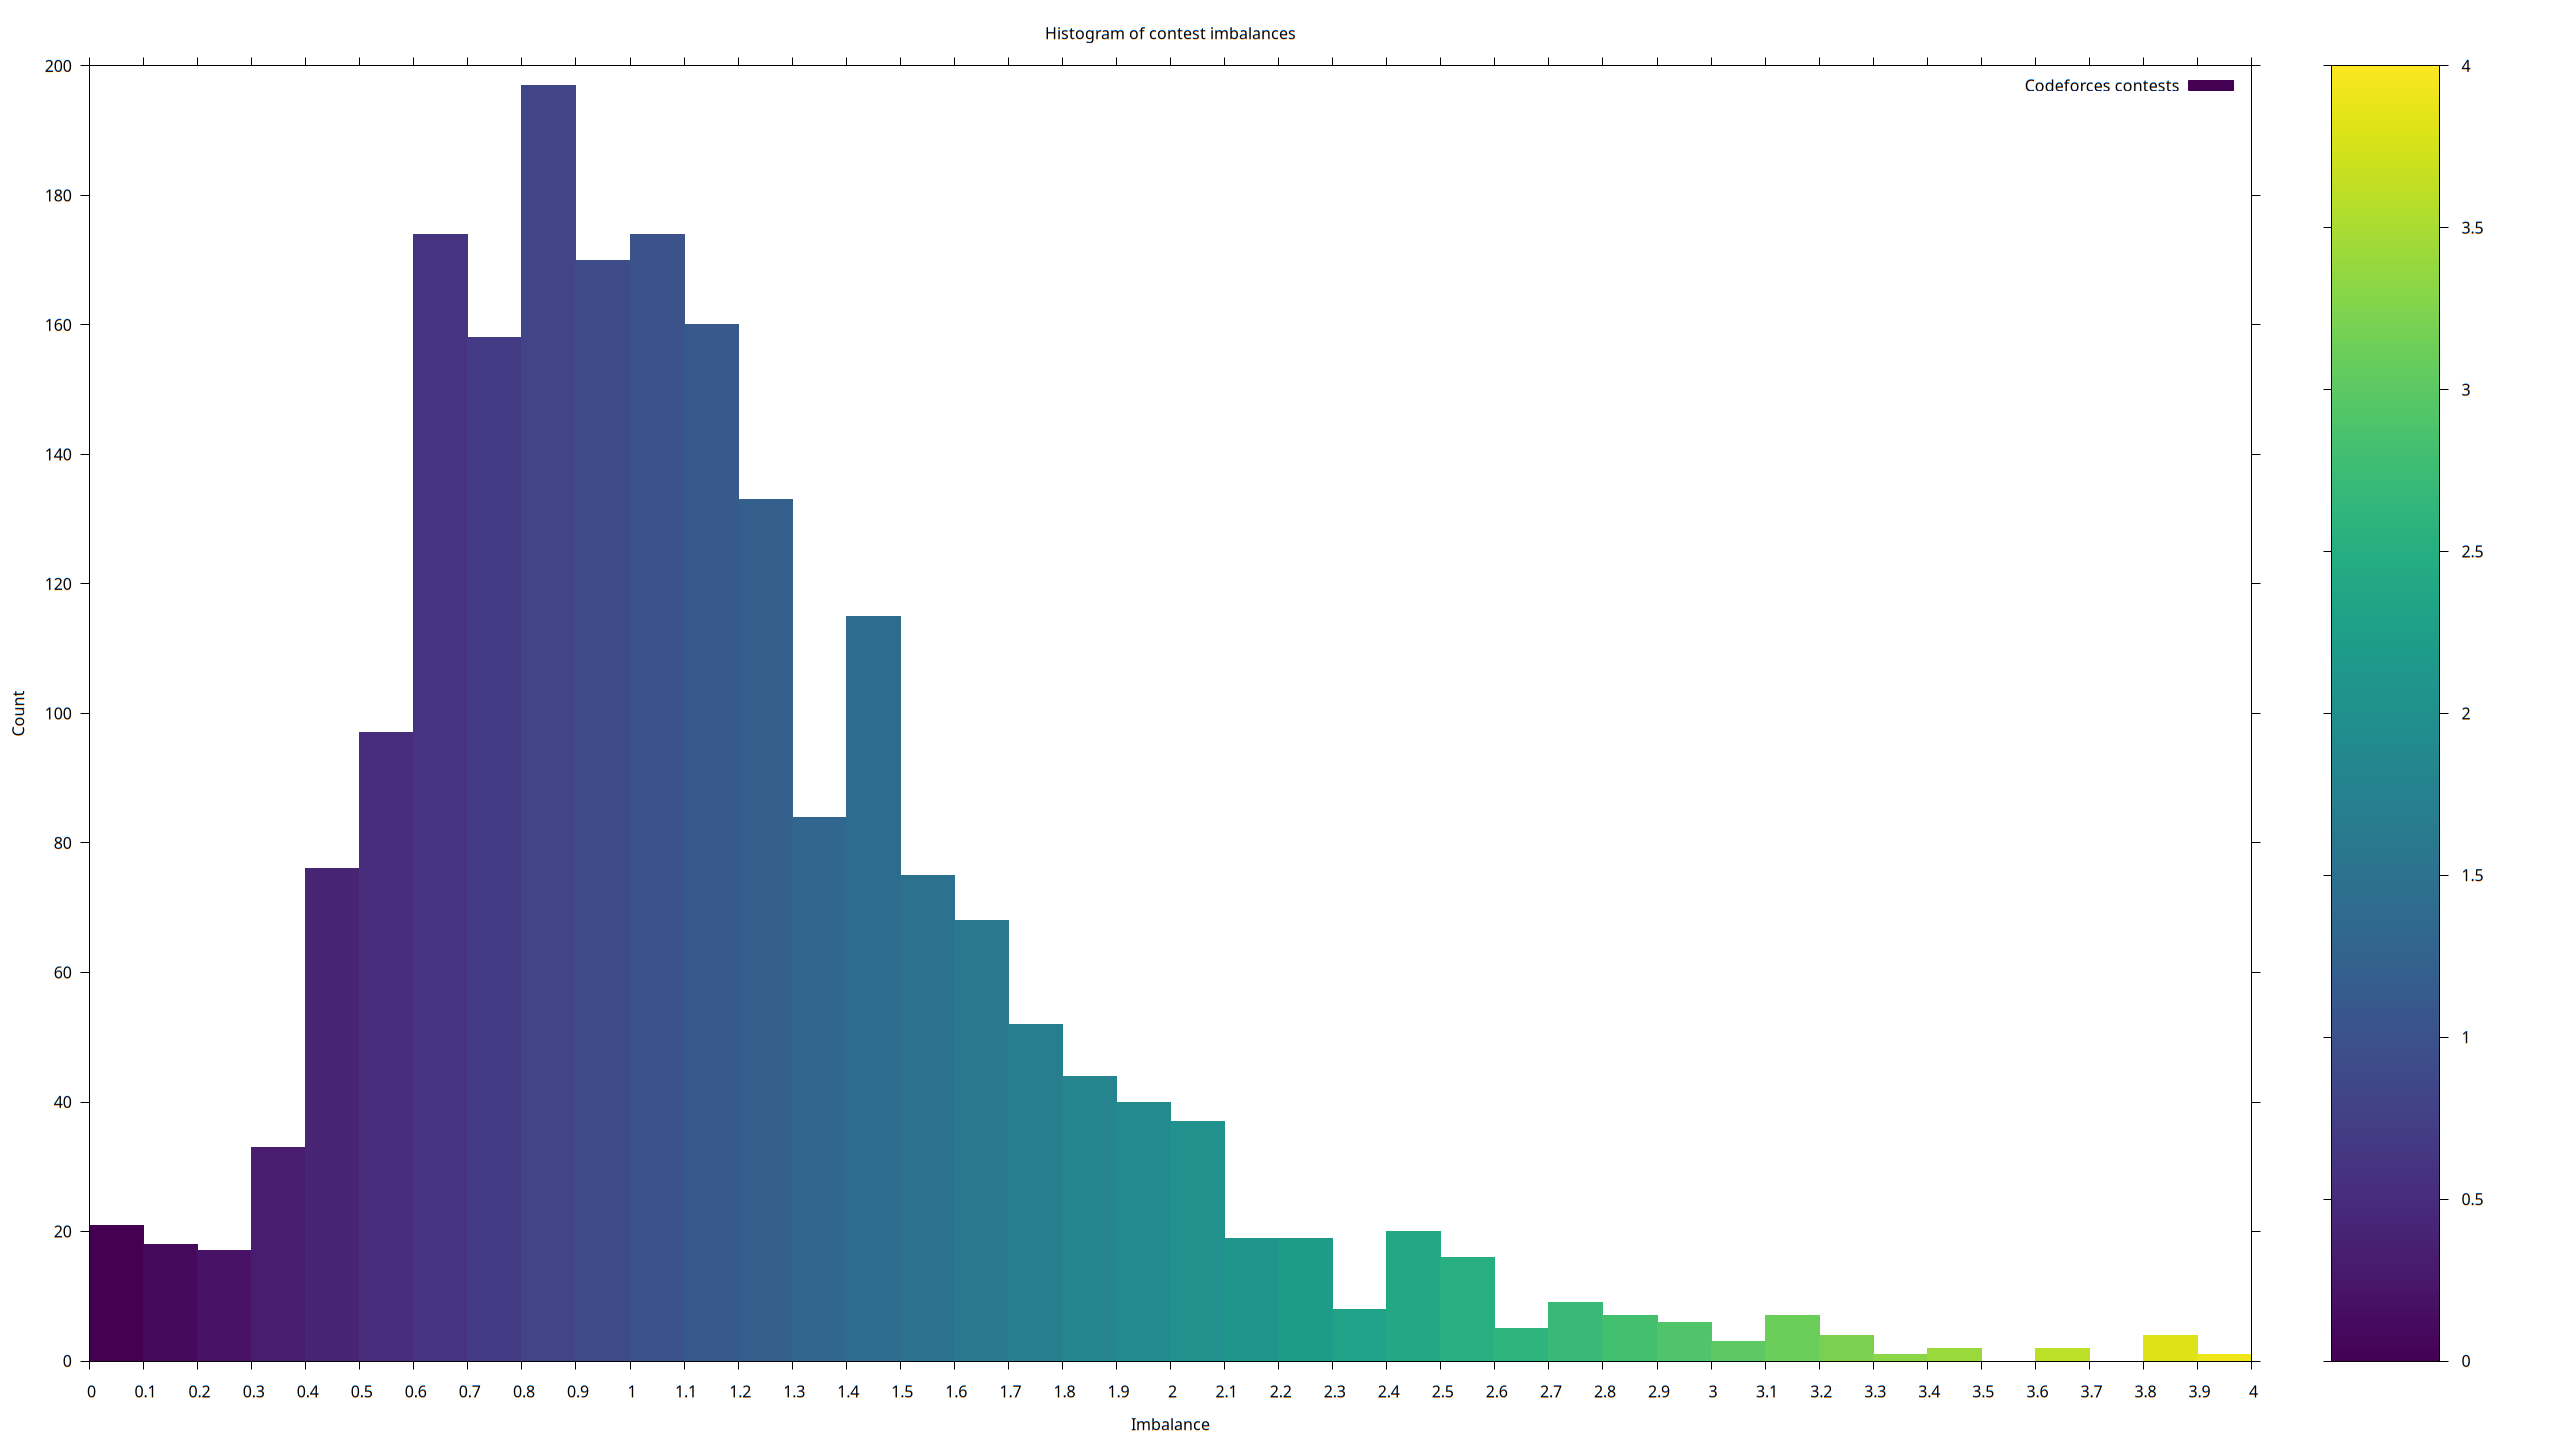

Recreate this plot in gnuplot.
set term pngcairo size 2560,1440
set output 'plot.png'
stats 'imbalance.gpd' using 1 nooutput
XMAX = STATS_max
set style fill solid
set palette viridis
set xtics 0.1
set xlabel "Imbalance"
set ylabel "Count"
set title "Histogram of contest imbalances"
set tics out
plot 'imbalance.gpd' using ($1+0.05):2:1 with boxes fc palette title "Codeforces contests"
